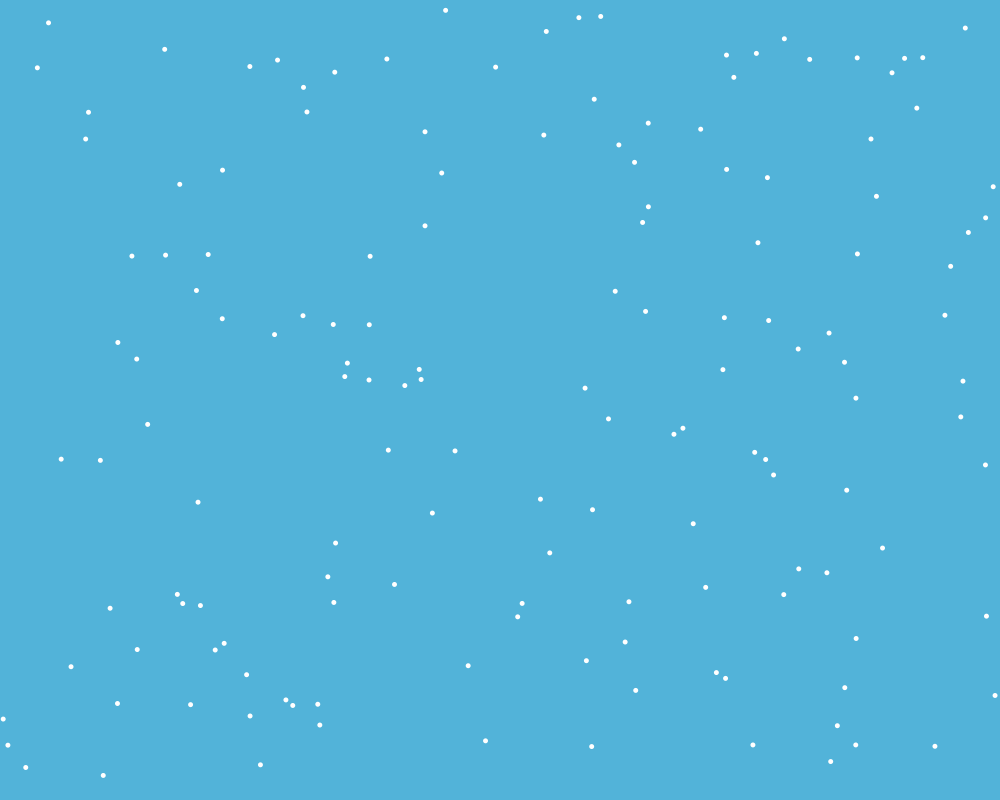
Frame 1 (no input)
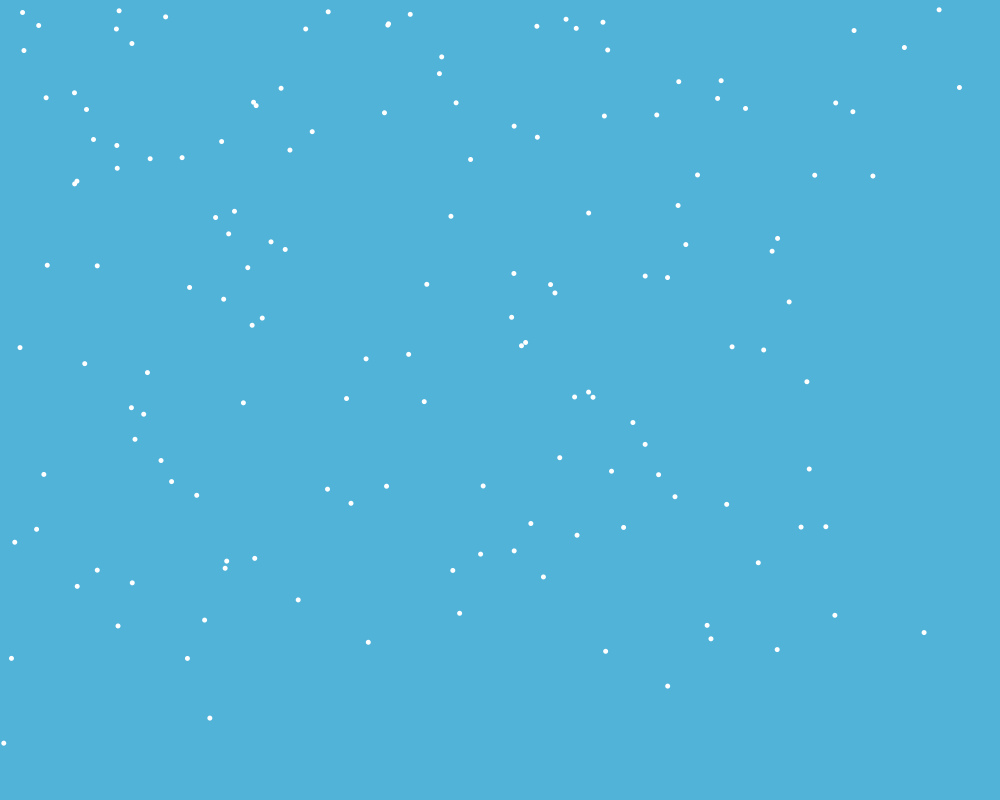
Frame 60 (the mouse pressed at the canvas centre just before this capture)
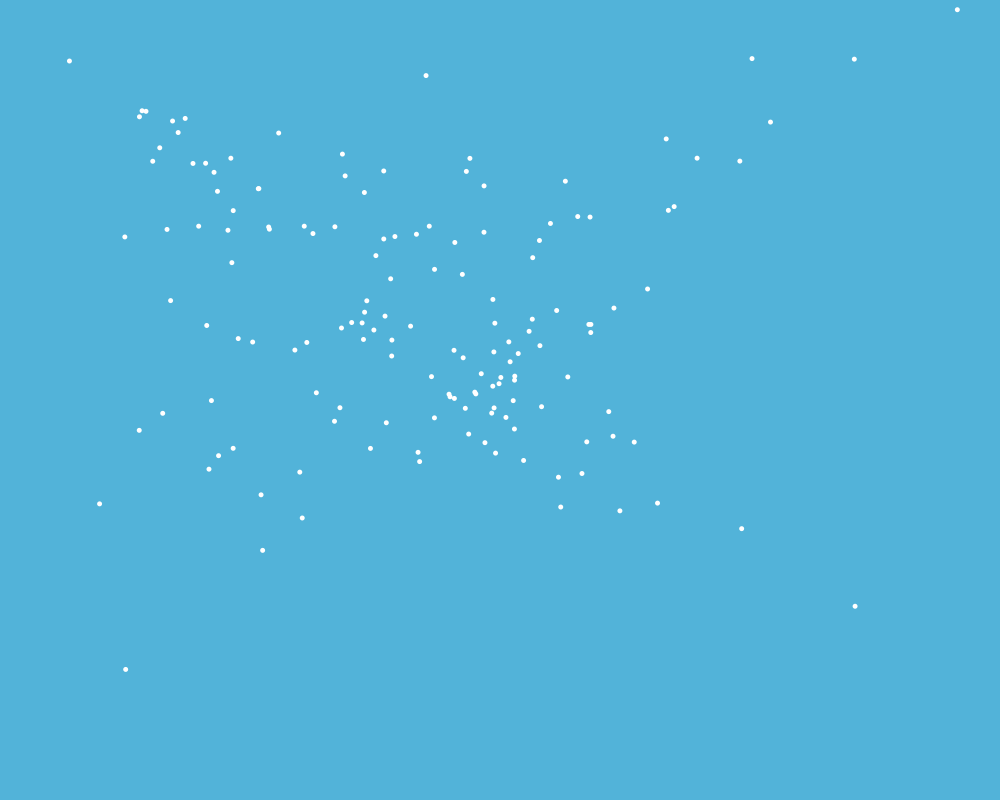
Frame 120 (the mouse held since frame 60 and released just before this capture)

The Processing sketch that drew these frames (run headless with seeded random() and noise(); from frame 60 on, the mouse is pressed at the canvas centre):

// Processing sketch: processing_171761
// ── processing_171761.pde

import java.util.Random;

Random generator;

Chaser[] chasers = new Chaser[150];

void setup() {
  size(1000, 800);
  generator = new Random();
  for(int i = 0; i < chasers.length; i++) {
    chasers[i] = new Chaser();
  }
}

void draw() {
  background(82, 179, 217);
  for(int i = 0; i < chasers.length; i++) {
    chasers[i].update();
    chasers[i].checkEdges();
    chasers[i].display();
  }
}

class Chaser {
  Chaser() {
    location = new PVector(random(width), random(height));
    velocity = new PVector(random(-2,2), random(-2,2));
    acceleration = new PVector(0, 0);
  }

  void update() {
    PVector mouse = new PVector(mouseX + guassian(0, 20), mouseY + guassian(0, 20));
    PVector dir = PVector.sub(mouse, location);
    dir.normalize();
    dir.mult(random(0.25, 0.75));
    if(random(0, 1) < 0.0625) {
      acceleration = dir;
    }
    velocity.add(acceleration);
    velocity.limit(3.5);
    location.add(velocity);
  }

  void display() {
    noStroke();
    fill(255);
    ellipse(location.x, location.y, 5, 5);
  }

  void checkEdges() {
    if(location.x > width) {
      location.x = 0;
    }
    else if(location.x < 0) {
      location.x = width;
    }
    if(location.y > height) {
      location.y = 0;
    }
    else if(location.y < 0) {
      location.y = height;
    }
  }

  PVector location, velocity, acceleration;
};

float guassian(float mean, float sd) {
  return sd * ((float) generator.nextGaussian()) + mean;
}
